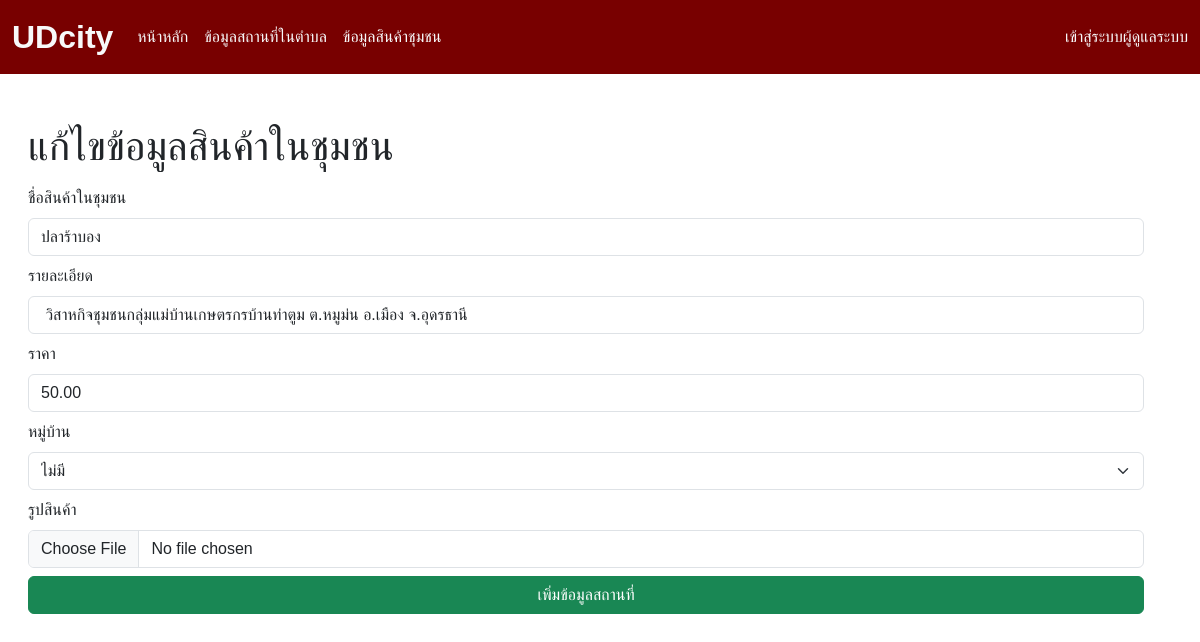
The page /admin_edit_product.php?product_id=3 on the database its author committed.
### tables this page shows
CREATE TABLE `products` (
  `product_id` int(11) NOT NULL,
  `product_name` varchar(100) NOT NULL,
  `details` text DEFAULT NULL,
  `price` decimal(10,2) NOT NULL,
  `product_img` varchar(255) NOT NULL,
  `village_id` int(11) NOT NULL
);

### admin_edit_product.php (the view, shortened to what this page needs)
<!DOCTYPE html>
<html lang="en">
<head>
</head>
<body>
    <?php
     require('./header.php');
     $product_id = $_REQUEST['product_id'];
     $sql_product = "SELECT * FROM products WHERE product_id = '$product_id' ";
     $qry_product = $conn->query($sql_product);
     $res_pr = $qry_product->fetch_assoc();
     $sql_village = "SELECT * FROM villages";
     $qry_village = $conn->query($sql_village);
    ?>
    <div class="container mt-5 ms-3 ">
        <h1>แก้ไขข้อมูลสินค้าในชุมชน</h1>
        <form action="./function/edit_product_fn.php" method="post" enctype="multipart/form-data">
            <label class="form-label mt-2" for="">ชื่อสินค้าในชุมชน</label>
            <input name="product_name" type="text" class="form-control w-100" value="<?= $res_pr['product_name'] ?>" required>
            <label class="form-label mt-2" for="">รายละเอียด</label>
            <input name="detail" type="text" class="form-control w-100" value="<?= $res_pr['details'] ?>" required>
            <label class="form-label mt-2" for="">ราคา</label>
            <input name="price" type="text" class="form-control w-100" value="<?= $res_pr['price'] ?>" required>
            <label class="form-label mt-2" for="">หมู่บ้าน</label>
            <select name="village_id" id="" class="form-select">
            <?php while($res = $qry_village->fetch_assoc() ){ ?>
                <option value="<?= $res['village_id'] ?>"><?= $res['village_name'] ?></option>
            <?php } ?>
            </select>
            <label for="" class="form-label mt-2">รูปสินค้า</label>
            <input type="file" name="img" id="" class="form-control">
            <button class="btn btn-success mt-2 w-100" name="id" value="<?= $product_id ?>">เพิ่มข้อมูลสถานที่</button>
        </form>
    </div>
</body>
</html>

### header.php (style rules this page uses)
* { font-family: Arial, Helvetica, sans-serif; }

### rows shown on the page
products: product_name "ปลาร้าบอง", detail "วิสาหกิจชุมชนกลุ่มแม่บ้านเกษตรกรบ้านท่าตูม ต.หมูม่น อ.เมือง จ.อุดรธานี", price "50.00"

### other values the page prints
form field village_id "ไม่มี"
